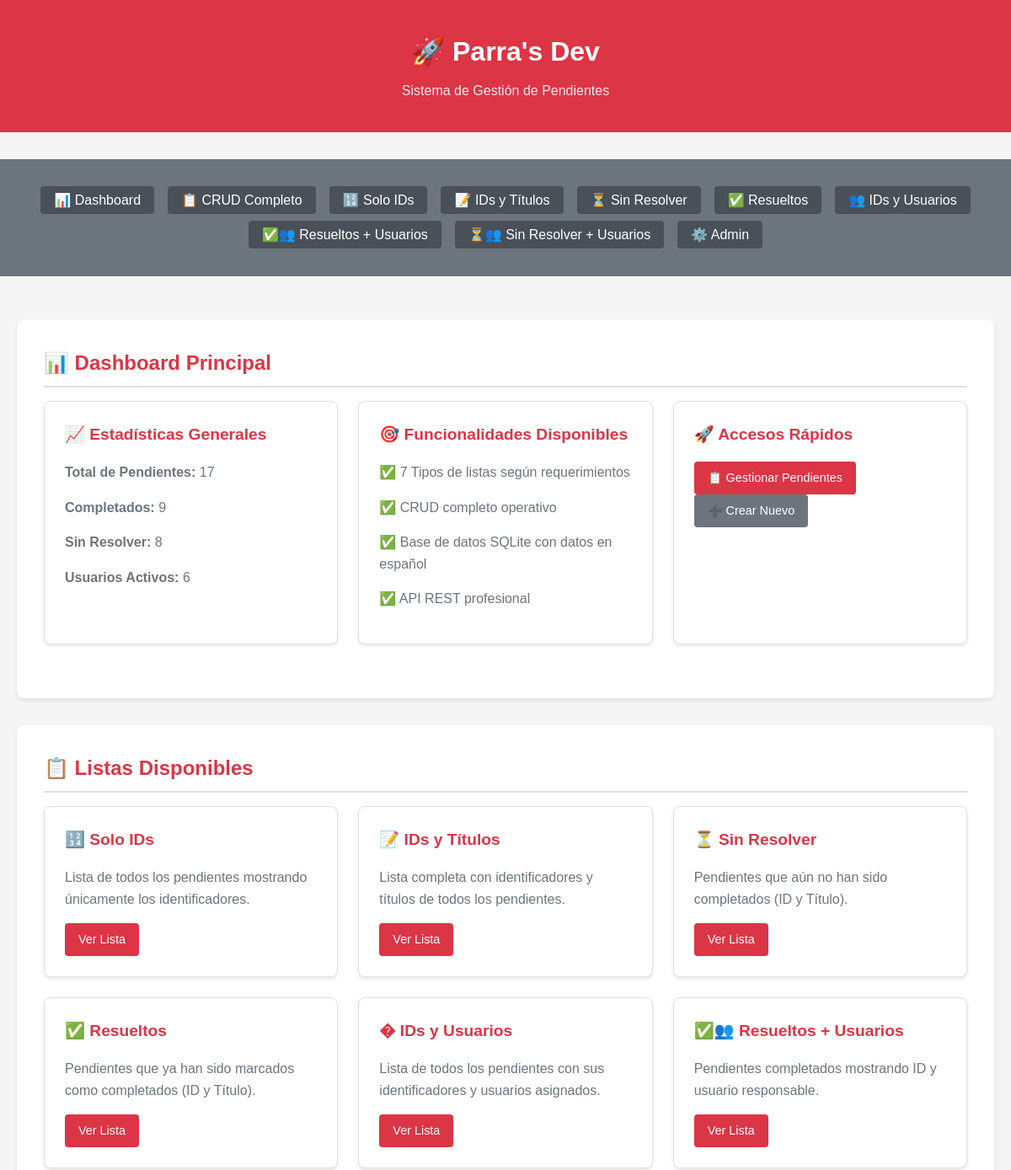
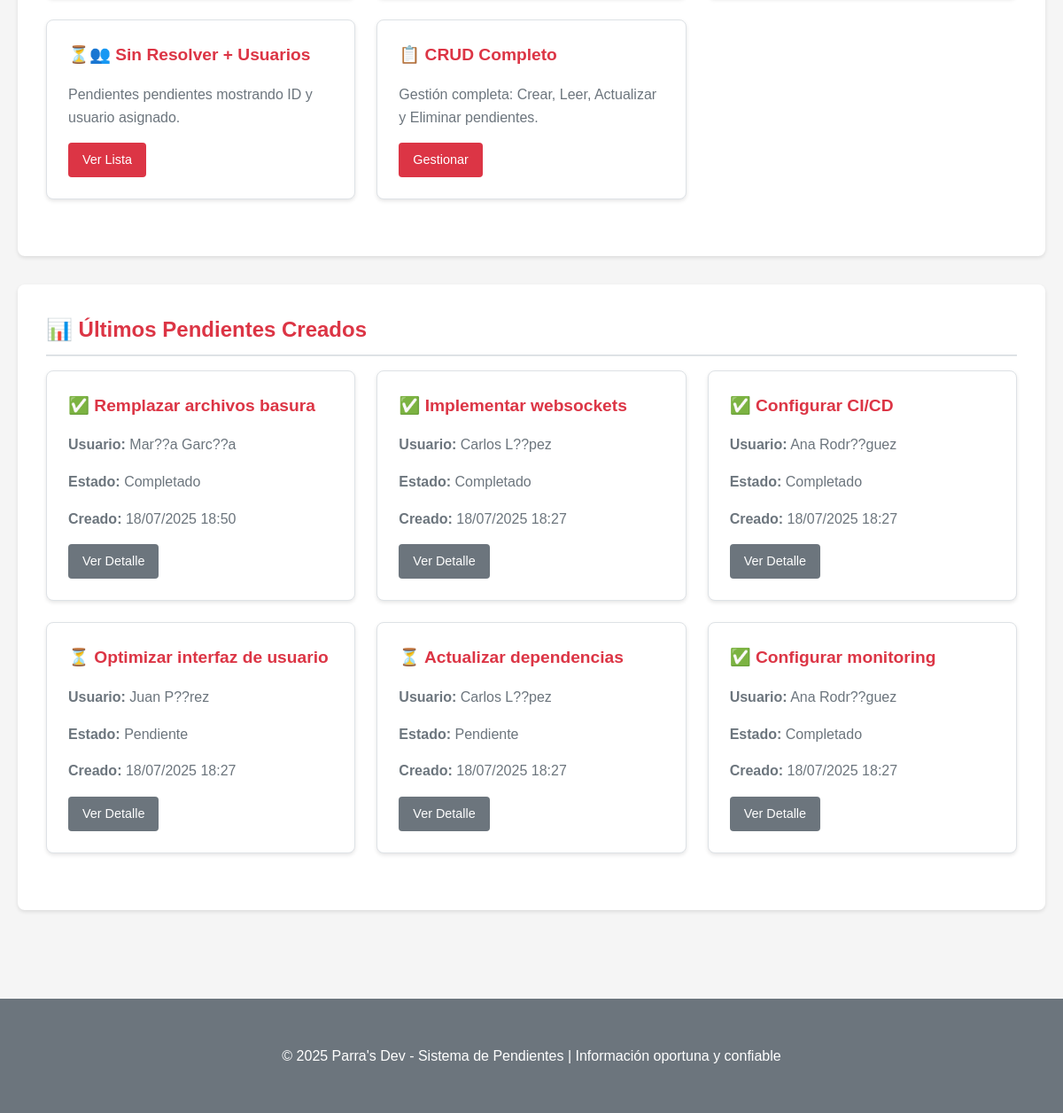
Before: / with the older database file (2 pictures, top to bottom).
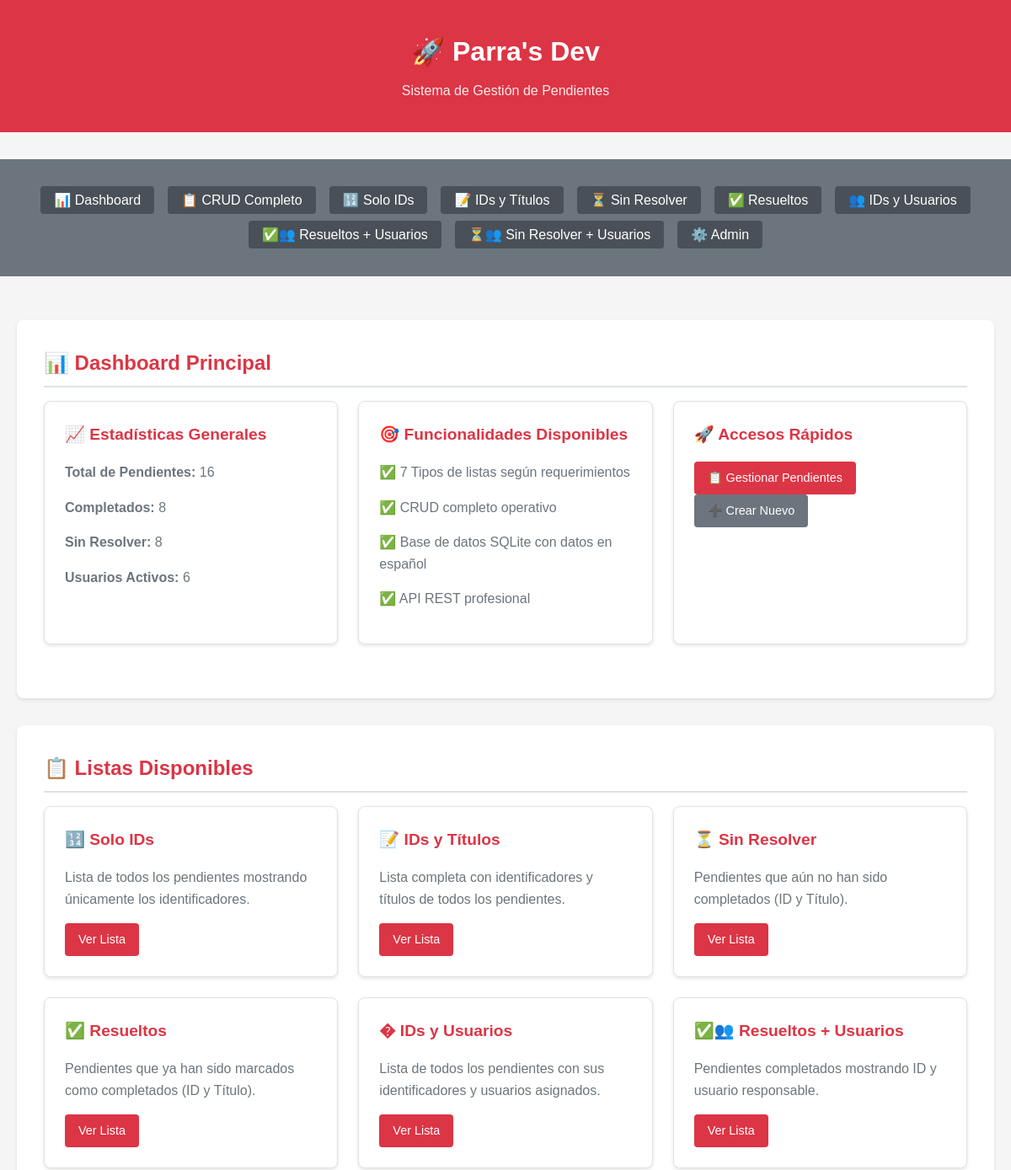
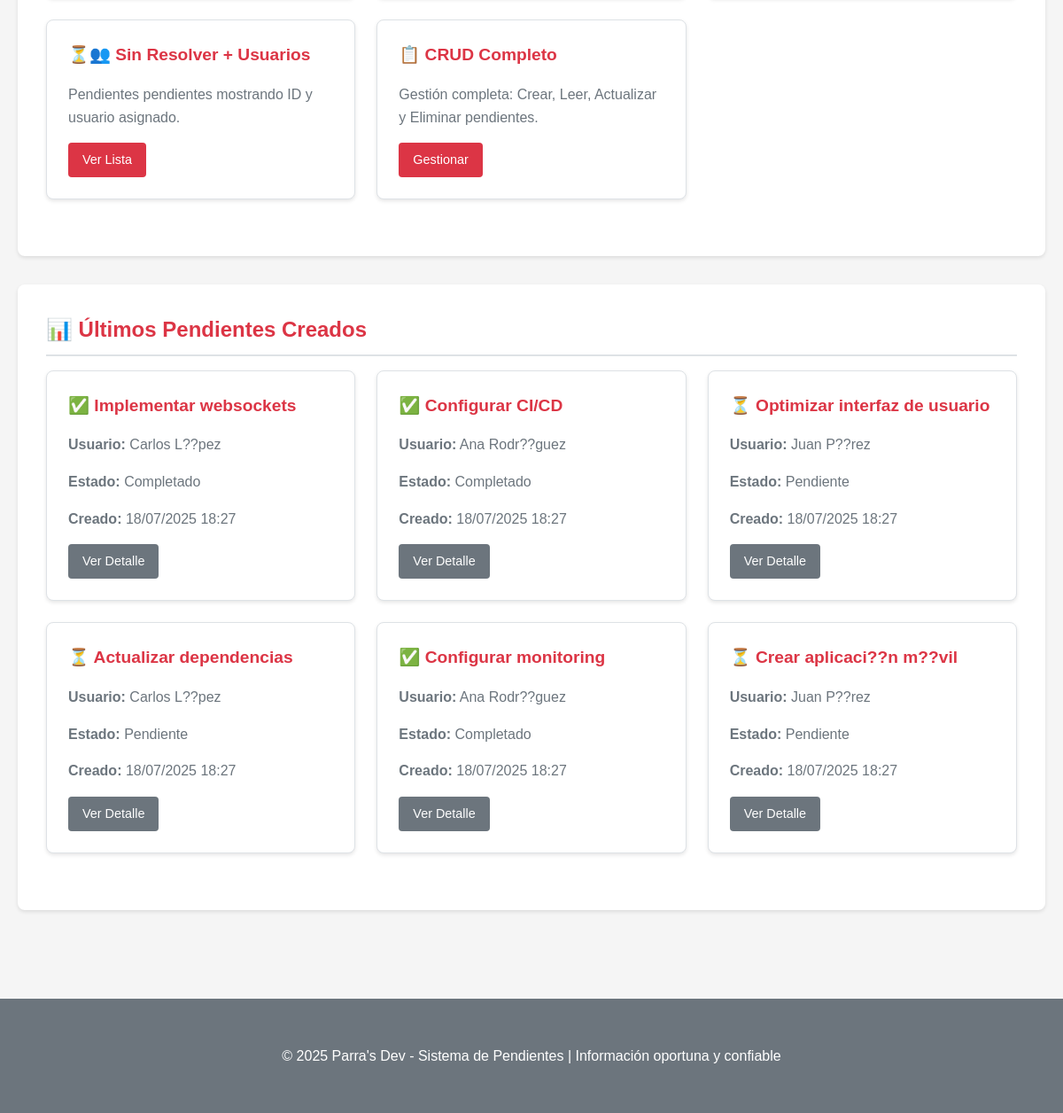
After: the same page with the newer database file (2 pictures, top to bottom).
### pendientes/models.py (models this page shows, shortened)
class Pendiente(models.Model):
    title = models.CharField(max_length=200, verbose_name="Título")
    description = models.TextField(blank=True, null=True, verbose_name="Descripción")
    completed = models.BooleanField(default=False, verbose_name="Completado")
    user = models.ForeignKey(User, on_delete=models.CASCADE, verbose_name="Usuario")
    created_at = models.DateTimeField(auto_now_add=True, verbose_name="Fecha de creación")
    updated_at = models.DateTimeField(auto_now=True, verbose_name="Fecha de actualización")
    class Meta:
        verbose_name = "Pendiente"
        verbose_name_plural = "Pendientes"
        ordering = ['-created_at']

### pendientes/views.py (the view)
# urls.py: path('', views.dashboard, name='dashboard'),
def dashboard(request):
    pendientes = Pendiente.objects.all()
    stats = {
        'total': pendientes.count(),
        'completados': pendientes.filter(completed=True).count(),
        'sin_resolver': pendientes.filter(completed=False).count(),
        'usuarios': User.objects.count()
    }
    ultimos_pendientes = pendientes.order_by('-created_at')[:6]
    return render(request, 'pendientes/dashboard.html', {
        'stats': stats,
        'ultimos_pendientes': ultimos_pendientes
    })

### templates/pendientes/dashboard.html (shortened to what this page needs)
{% extends 'pendientes/base.html' %}
{% block content %}
<div class="data-section">
    <h2>📊 Dashboard Principal</h2>
    <div class="api-grid">
        <div class="api-card">
            <h3>📈 Estadísticas Generales</h3>
            <p><strong>Total de Pendientes:</strong> {{ stats.total }}</p>
            <p><strong>Completados:</strong> {{ stats.completados }}</p>
            <p><strong>Sin Resolver:</strong> {{ stats.sin_resolver }}</p>
            <p><strong>Usuarios Activos:</strong> {{ stats.usuarios }}</p>
        </div>
        <div class="api-card">
            <h3>🎯 Funcionalidades Disponibles</h3>
            <p>✅ 7 Tipos de listas según requerimientos</p>
            <p>✅ CRUD completo operativo</p>
            <p>✅ Base de datos SQLite con datos en español</p>
            <p>✅ API REST profesional</p>
        </div>
        <div class="api-card">
            <h3>🚀 Accesos Rápidos</h3>
            <a href="{% url 'pendientes:crud_list' %}" class="btn btn-primary">📋 Gestionar Pendientes</a>
            <a href="{% url 'pendientes:create' %}" class="btn btn-secondary">➕ Crear Nuevo</a>
        </div>
    </div>
</div>
<div class="data-section">
    <h2>📋 Listas Disponibles </h2>
    <div class="api-grid">
        <div class="api-card">
            <h3>🔢 Solo IDs</h3>
            <p>Lista de todos los pendientes mostrando únicamente los identificadores.</p>
            <a href="{% url 'pendientes:solo_ids' %}" class="btn btn-primary">Ver Lista</a>
        </div>
        <div class="api-card">
            <h3>📝 IDs y Títulos</h3>
            <p>Lista completa con identificadores y títulos de todos los pendientes.</p>
            <a href="{% url 'pendientes:ids_titulos' %}" class="btn btn-primary">Ver Lista</a>
        </div>
        <div class="api-card">
            <h3>⏳ Sin Resolver</h3>
            <p>Pendientes que aún no han sido completados (ID y Título).</p>
            <a href="{% url 'pendientes:sin_resolver' %}" class="btn btn-primary">Ver Lista</a>
        </div>
        <div class="api-card">
            <h3>✅ Resueltos</h3>
            <p>Pendientes que ya han sido marcados como completados (ID y Título).</p>
            <a href="{% url 'pendientes:resueltos' %}" class="btn btn-primary">Ver Lista</a>
        </div>
        <div class="api-card">
            <h3>� IDs y Usuarios</h3>
            <p>Lista de todos los pendientes con sus identificadores y usuarios asignados.</p>
            <a href="{% url 'pendientes:ids_usuarios' %}" class="btn btn-primary">Ver Lista</a>
        </div>
        <div class="api-card">
            <h3>✅👥 Resueltos + Usuarios</h3>
            <p>Pendientes completados mostrando ID y usuario responsable.</p>
            <a href="{% url 'pendientes:resueltos_usuarios' %}" class="btn btn-primary">Ver Lista</a>
        </div>
        <div class="api-card">
            <h3>⏳👥 Sin Resolver + Usuarios</h3>
            <p>Pendientes pendientes mostrando ID y usuario asignado.</p>
            <a href="{% url 'pendientes:sin_resolver_usuarios' %}" class="btn btn-primary">Ver Lista</a>
        </div>
        <div class="api-card">
            <h3>📋 CRUD Completo</h3>
            <p>Gestión completa: Crear, Leer, Actualizar y Eliminar pendientes.</p>
            <a href="{% url 'pendientes:crud_list' %}" class="btn btn-primary">Gestionar</a>
        </div>
    </div>
</div>
<div class="data-section">
    <h2>📊 Últimos Pendientes Creados</h2>
    {% if ultimos_pendientes %}
        <div class="api-grid">
            {% for pendiente in ultimos_pendientes %}
            <div class="api-card">
                <h3>{{ pendiente.completed|yesno:"✅,⏳" }} {{ pendiente.title|truncatechars:30 }}</h3>
                <p><strong>Usuario:</strong> {{ pendiente.user.get_full_name|default:pendiente.user.username }}</p>
                <p><strong>Estado:</strong> {{ pendiente.completed|yesno:"Completado,Pendiente" }}</p>
                <p><strong>Creado:</strong> {{ pendiente.created_at|date:"d/m/Y H:i" }}</p>
                <a href="{% url 'pendientes:detail' pendiente.id %}" class="btn btn-secondary">Ver Detalle</a>
            </div>
            {% endfor %}
        </div>
    {% else %}
        <p class="loading">No hay pendientes registrados.</p>
    {% endif %}
</div>
{% endblock %}

### templates/pendientes/base.html (shortened to what this page needs)
<!DOCTYPE html>
<html lang="es">
<head>
    <link rel="stylesheet" href="{% load static %}{% static 'css/style.css' %}">
</head>
<body>
    <div class="header">
        <div class="container">
            <h1>🚀 Parra's Dev</h1>
            <p>Sistema de Gestión de Pendientes</p>
        </div>
    </div>
    <div class="nav-menu">
        <div class="container">
            <ul>
                <li><a href="{% url 'pendientes:dashboard' %}">📊 Dashboard</a></li>
                <li><a href="{% url 'pendientes:crud_list' %}">📋 CRUD Completo</a></li>
                <li><a href="{% url 'pendientes:solo_ids' %}">🔢 Solo IDs</a></li>
                <li><a href="{% url 'pendientes:ids_titulos' %}">📝 IDs y Títulos</a></li>
                <li><a href="{% url 'pendientes:sin_resolver' %}">⏳ Sin Resolver</a></li>
                <li><a href="{% url 'pendientes:resueltos' %}">✅ Resueltos</a></li>
                <li><a href="{% url 'pendientes:ids_usuarios' %}">👥 IDs y Usuarios</a></li>
                <li><a href="{% url 'pendientes:resueltos_usuarios' %}">✅👥 Resueltos + Usuarios</a></li>
                <li><a href="{% url 'pendientes:sin_resolver_usuarios' %}">⏳👥 Sin Resolver + Usuarios</a></li>
                <li><a href="/admin/" target="_blank">⚙️ Admin</a></li>
            </ul>
        </div>
    </div>
    <div class="container">
        {% block content %}
        {% endblock %}
    </div>
    <div class="footer">
        <div class="container">
            <p>&copy; 2025 Parra's Dev - Sistema de Pendientes | Información oportuna y confiable</p>
        </div>
    </div>
</body>
</html>

### static/css/style.css (style rules this page uses)
* { margin: 0; padding: 0; box-sizing: border-box; }
body { font-family: Arial, sans-serif; background-color: #f5f5f5; color: #333; line-height: 1.6; }
.container { max-width: 1200px; margin: 0 auto; padding: 20px; }
.header { background-color: #dc3545; color: white; padding: 1rem 0; margin-bottom: 2rem; }
.header h1 { text-align: center; font-size: 2rem; }
.header p { text-align: center; margin-top: 0.5rem; opacity: 0.9; }
.nav-menu { background-color: #6c757d; padding: 1rem 0; margin-bottom: 2rem; }
.nav-menu ul { list-style: none; display: flex; justify-content: center; flex-wrap: wrap; gap: 1rem; }
.nav-menu a { color: white; text-decoration: none; padding: 0.5rem 1rem; border-radius: 4px; background-color: #495057; transition: background-color 0.3s; }
.api-grid { display: grid; grid-template-columns: repeat(auto-fit, minmax(300px, 1fr)); gap: 1.5rem; margin-bottom: 2rem; }
.api-card { background-color: white; border: 1px solid #dee2e6; border-radius: 8px; padding: 1.5rem; box-shadow: 0 2px 4px rgba(0,0,0,0.1); }
.api-card h3 { color: #dc3545; margin-bottom: 1rem; font-size: 1.2rem; }
.api-card p { color: #6c757d; margin-bottom: 1rem; }
.btn { display: inline-block; padding: 0.5rem 1rem; border: none; border-radius: 4px; text-decoration: none; cursor: pointer; font-size: 0.9rem; transition: background-color 0.3s; }
.btn-primary { background-color: #dc3545; color: white; }
.btn-secondary { background-color: #6c757d; color: white; }
.data-section { background-color: white; border-radius: 8px; padding: 2rem; margin-bottom: 2rem; box-shadow: 0 2px 4px rgba(0,0,0,0.1); }
.data-section h2 { color: #dc3545; margin-bottom: 1rem; border-bottom: 2px solid #dee2e6; padding-bottom: 0.5rem; }
.footer { text-align: center; padding: 2rem 0; background-color: #6c757d; color: white; margin-top: 3rem; }

Changed rows visible on the page:
removed Pendiente: completed "✅", title "Remplazar archivos basura", user.get_full_name "Mar??a Garc??a", completed "Completado", created_at "18/07/2025 18:50"
now on this page (row unchanged): Pendiente: completed "⏳", title "Crear aplicaci??n m??vil", user.get_full_name "Juan P??rez", completed "Pendiente", created_at "18/07/2025 18:27"
Other visible differences:
{{ stats.total }}: "17" → "16"
{{ stats.completados }}: "9" → "8"
